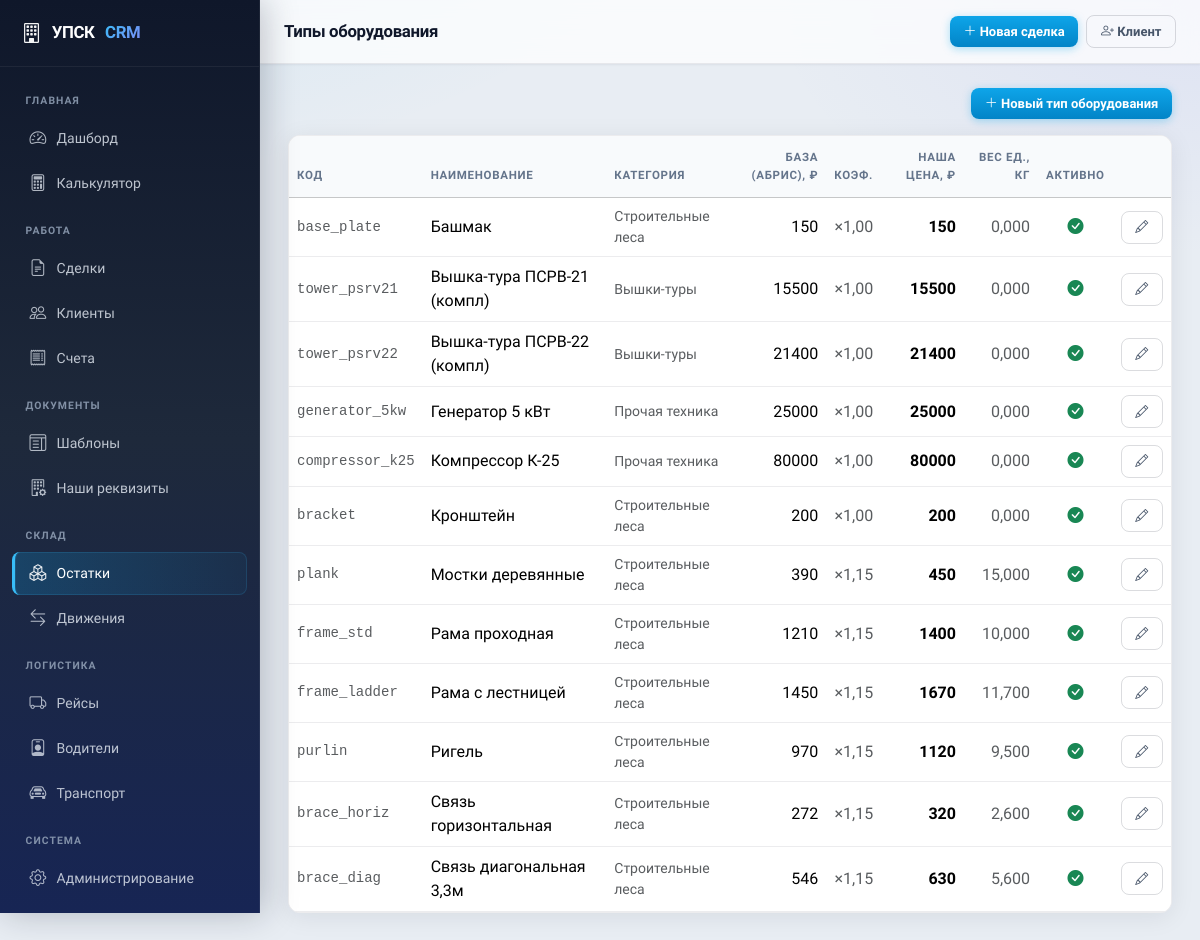
Screenshot of /equipment/types/ with the database file from the repository.
### equipment/models.py (models this page shows, shortened)
class EquipmentType(models.Model):
    code = models.CharField('Код', max_length=50, unique=True)
    name = models.CharField('Наименование', max_length=200)
    category = models.ForeignKey(
        'pricing.EquipmentCategory', on_delete=models.SET_NULL,
        null=True, blank=True, related_name='equipment_types',
        verbose_name='Категория',
    )
    unit = models.CharField('Ед. изм.', max_length=20, default='шт')
    base_price = models.DecimalField(
        'Рыночная стоимость ед.', max_digits=10, decimal_places=2, default=0,
    )
    price_coefficient = models.DecimalField(
        'Коэффициент цены', max_digits=5, decimal_places=2, default=1.0,
    )
    daily_rental_rate = models.DecimalField(
        'Суточная ставка аренды (руб.)', max_digits=10, decimal_places=2, default=0,
    )
    weight_per_unit = models.DecimalField('Вес ед. (кг)', max_digits=8, decimal_places=3, default=0)
    volume_per_unit = models.DecimalField('Объём ед. (м3)', max_digits=8, decimal_places=4, default=0)
    is_active = models.BooleanField('Активно', default=True)
    class Meta:
        verbose_name = 'Тип оборудования'
        verbose_name_plural = 'Типы оборудования'
        ordering = ['name']
    @property
    def unit_price(self):
        price = float(self.base_price) * float(self.price_coefficient)
        return int(math.ceil(price / 10) * 10)

### pricing/models.py (models this page shows, shortened)
class EquipmentCategory(models.Model):
    name = models.CharField('Название', max_length=100)
    algorithm_code = models.CharField(
        'Алгоритм расчёта', max_length=50,
        choices=ALGORITHM_CHOICES, default='daily_rate',
    )
    deposit_pct_default = models.DecimalField(
        'Залог % (по умолч.)', max_digits=5, decimal_places=2, default=10,
    )
    use_city_coeff = models.BooleanField('Применять городской коэф.', default=True)
    is_active = models.BooleanField('Активна', default=True)
    ordering = models.IntegerField('Порядок', default=0)
    class Meta:
        verbose_name = 'Категория техники'
        verbose_name_plural = 'Категории техники'
        ordering = ['ordering', 'name']

### equipment/views.py (the view)
# urls.py: path('types/', views.equipment_list, name='equipment_list'),
def equipment_list(request):
    types = EquipmentType.objects.select_related('category').all()
    return render(request, 'equipment/list.html', {
        'types': types, 'page_title': 'Типы оборудования',
    })

### templates/equipment/list.html (shortened to what this page needs)
{% extends "base.html" %}
{% block nav_warehouse %}active{% endblock %}
{% block content %}
<div class="d-flex justify-content-between align-items-center mb-3">
  <a href="{% url 'equipment_type_create' %}" class="btn btn-sm btn-primary">
    <i class="bi bi-plus-lg"></i> Новый тип оборудования
  </a>
</div>
<div class="card">
  <div class="table-responsive">
    <table class="table table-hover mb-0 align-middle">
      <thead class="table-light">
        <tr>
          <th>Код</th>
          <th>Наименование</th>
          <th>Категория</th>
          <th class="text-end">База (Абрис), ₽</th>
          <th class="text-end">Коэф.</th>
          <th class="text-end">Наша цена, ₽</th>
          <th class="text-end">Вес ед., кг</th>
          <th class="text-center">Активно</th>
          <th></th>
        </tr>
      </thead>
      <tbody>
        {% for t in types %}
        <tr>
          <td class="text-muted small font-monospace">{{ t.code }}</td>
          <td>{{ t.name }}</td>
          <td class="small text-muted">{{ t.category.name|default:"—" }}</td>
          <td class="text-end">{{ t.base_price|floatformat:0 }}</td>
          <td class="text-end text-muted">×{{ t.price_coefficient }}</td>
          <td class="text-end fw-semibold">{{ t.unit_price }}</td>
          <td class="text-end text-muted">{{ t.weight_per_unit }}</td>
          <td class="text-center">
            {% if t.is_active %}
              <i class="bi bi-check-circle-fill text-success"></i>
            {% else %}
              <i class="bi bi-dash-circle text-secondary"></i>
            {% endif %}
          </td>
          <td>
            <a href="{% url 'equipment_type_edit' t.pk %}" class="btn btn-sm btn-outline-secondary">
              <i class="bi bi-pencil"></i>
            </a>
          </td>
        </tr>
        {% empty %}
        <tr><td colspan="9" class="text-center text-muted py-4">Типов оборудования нет</td></tr>
        {% endfor %}
      </tbody>
    </table>
  </div>
</div>
{% endblock %}

### static/css/app.css (style rules this page uses)
:root { --sidebar-width: 260px; --topbar-height: 64px; --radius-sm: 8px; --radius-md: 12px; --radius-lg: 16px; --shadow-sm: 0 1px 2px rgba(15, 23, 42, 0.06); --shadow-md: 0 4px 24px rgba(15, 23, 42, 0.08); --shadow-lg: 0 12px 40px rgba(15, 23, 42, 0.12); --surface: #ffffff; --surface-2: #f8fafc; --border: rgba(15, 23, 42, 0.08); --accent: #0ea5e9; --accent-hover: #0284c7; --sidebar-bg: linear-gradient(180deg, #0f172a 0%, #1e293b 48%, #172554 100%); --sidebar-border: rgba(255, 255, 255, 0.06); --text-muted-custom: #64748b; --body-bg: #e8edf3; --bs-body-font-family: "Plus Jakarta Sans", system-ui, -apple-system, "Segoe UI", Roboto, sans-serif; --bs-primary: #0ea5e9; --bs-primary-rgb: 14, 165, 233; --bs-link-color: #0284c7; --bs-border-radius: var(--radius-sm); --bs-card-border-radius: var(--radius-md); }
*, *::before, *::after { box-sizing: border-box; }
body { font-family: var(--bs-body-font-family); background: var(--body-bg); background-image: radial-gradient(ellipse 120% 80% at 0% -20%, rgba(14, 165, 233, 0.12), transparent 50%), radial-gradient(ellipse 80% 60% at 100% 0%, rgba(99, 102, 241, 0.08), transparent 45%); background-attachment: fixed; color: #0f172a; -webkit-font-smoothing: antialiased; }
.card { border: 1px solid var(--border); border-radius: var(--radius-md); box-shadow: var(--shadow-md); background: var(--surface); overflow: hidden; }
.table { --bs-table-hover-bg: rgba(14, 165, 233, 0.04); }
.table thead th { font-size: 0.72rem; font-weight: 700; text-transform: uppercase; letter-spacing: 0.06em; color: var(--text-muted-custom) !important; border-bottom-width: 1px; padding-top: 0.85rem; padding-bottom: 0.85rem; background: var(--surface-2); }
.table tbody td { vertical-align: middle; border-color: var(--border); }
.btn { font-weight: 600; border-radius: var(--radius-sm); padding: 0.45rem 1rem; }
.btn-primary { background: linear-gradient(180deg, #0ea5e9 0%, #0284c7 100%); border: none; box-shadow: 0 2px 8px rgba(14, 165, 233, 0.35); }
.btn-sm { padding: 0.35rem 0.85rem; font-size: 0.8125rem; }
.btn-outline-secondary { border-color: rgba(15, 23, 42, 0.15); color: #475569; }

### rows the page displays
EquipmentType: code "base_plate", name "Башмак", category.name "Строительные леса", base_price "150", price_coefficient "1,00", unit_price "150", weight_per_unit "0,000", is_active True (drawn)
EquipmentType: code "tower_psrv21", name "Вышка-тура ПСРВ-21 (компл)", category.name "Вышки-туры", base_price "15500", price_coefficient "1,00", unit_price "15500", weight_per_unit "0,000", is_active True (drawn)
EquipmentType: code "tower_psrv22", name "Вышка-тура ПСРВ-22 (компл)", category.name "Вышки-туры", base_price "21400", price_coefficient "1,00", unit_price "21400", weight_per_unit "0,000", is_active True (drawn)
EquipmentType: code "generator_5kw", name "Генератор 5 кВт", category.name "Прочая техника", base_price "25000", price_coefficient "1,00", unit_price "25000", weight_per_unit "0,000", is_active True (drawn)
EquipmentType: code "compressor_k25", name "Компрессор К-25", category.name "Прочая техника", base_price "80000", price_coefficient "1,00", unit_price "80000", weight_per_unit "0,000", is_active True (drawn)
EquipmentType: code "bracket", name "Кронштейн", category.name "Строительные леса", base_price "200", price_coefficient "1,00", unit_price "200", weight_per_unit "0,000", is_active True (drawn)
EquipmentType: code "plank", name "Мостки деревянные", category.name "Строительные леса", base_price "390", price_coefficient "1,15", unit_price "450", weight_per_unit "15,000", is_active True (drawn)
EquipmentType: code "frame_std", name "Рама проходная", category.name "Строительные леса", base_price "1210", price_coefficient "1,15", unit_price "1400", weight_per_unit "10,000", is_active True (drawn)
EquipmentType: code "frame_ladder", name "Рама с лестницей", category.name "Строительные леса", base_price "1450", price_coefficient "1,15", unit_price "1670", weight_per_unit "11,700", is_active True (drawn)
EquipmentType: code "purlin", name "Ригель", category.name "Строительные леса", base_price "970", price_coefficient "1,15", unit_price "1120", weight_per_unit "9,500", is_active True (drawn)
EquipmentType: code "brace_horiz", name "Связь горизонтальная", category.name "Строительные леса", base_price "272", price_coefficient "1,15", unit_price "320", weight_per_unit "2,600", is_active True (drawn)
EquipmentType: code "brace_diag", name "Связь диагональная 3,3м", category.name "Строительные леса", base_price "546", price_coefficient "1,15", unit_price "630", weight_per_unit "5,600", is_active True (drawn)

### other values shown
{{ page_title|default:"" }} "Типы оборудования"
